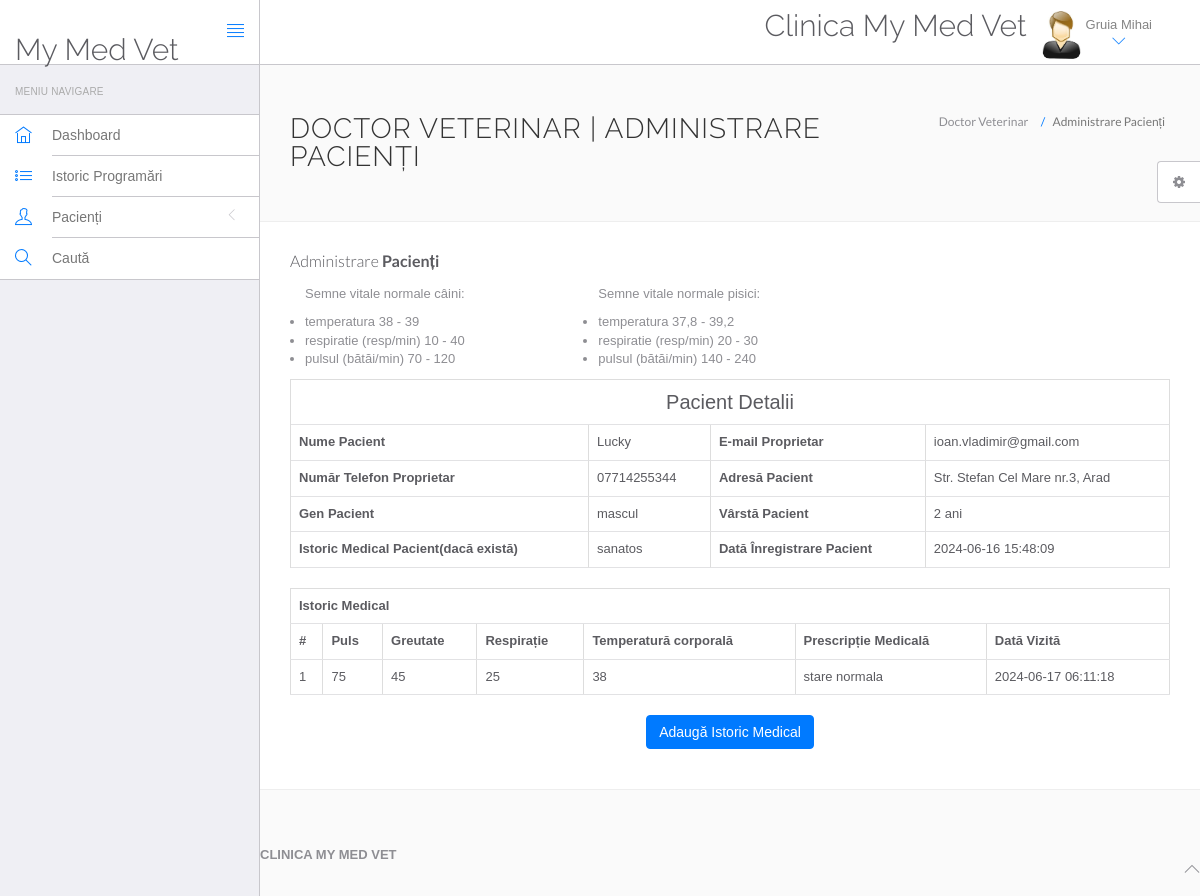
Screenshot of /mymedvet/doctor/view-patient.php?viewid=1 (signed in) with the database file from the repository.
### tables this page shows
CREATE TABLE `vetdoc` (
  `id` int(11) NOT NULL,
  `specialization` varchar(255) DEFAULT NULL,
  `vetdocName` varchar(255) DEFAULT NULL,
  `address` longtext DEFAULT NULL,
  `vetdocFees` varchar(255) DEFAULT NULL,
  `phoneNumber` bigint(12) DEFAULT NULL,
  `vetdocEmail` varchar(255) DEFAULT NULL,
  `password` varchar(255) DEFAULT NULL,
  `createDate` timestamp NULL DEFAULT current_timestamp(),
  `updateDate` timestamp NULL DEFAULT NULL ON UPDATE current_timestamp()
);

CREATE TABLE `tblpatient` (
  `ID` int(10) NOT NULL,
  `VetDocid` int(10) DEFAULT NULL,
  `PatientName` varchar(200) DEFAULT NULL,
  `PatientRECS` bigint(15) DEFAULT NULL,
  `PatientOwnerName` varchar(45) DEFAULT NULL,
  `PatientOwnerCNP` bigint(13) DEFAULT NULL,
  `PatientOwnerPhoneNumber` varchar(15) DEFAULT NULL,
  `PatientOwnerEmail` varchar(200) DEFAULT NULL,
  `PatientSpecies` varchar(200) DEFAULT NULL,
  `PatientGender` varchar(50) DEFAULT NULL,
  `PatientAddress` mediumtext DEFAULT NULL,
  `PatientAge` varchar(100) DEFAULT NULL,
  `PatientMedhis` mediumtext DEFAULT NULL,
  `CreateDate` timestamp NULL DEFAULT current_timestamp(),
  `UpdateDate` timestamp NULL DEFAULT NULL ON UPDATE current_timestamp()
);

CREATE TABLE `tblmedicalhistory` (
  `ID` int(10) NOT NULL,
  `PatientID` int(10) DEFAULT NULL,
  `Pulse` varchar(200) DEFAULT NULL,
  `Breathe` varchar(200) NOT NULL,
  `Weight` varchar(100) DEFAULT NULL,
  `Temperature` varchar(200) DEFAULT NULL,
  `MedicalPres` mediumtext DEFAULT NULL,
  `CreateDate` timestamp NOT NULL DEFAULT current_timestamp() ON UPDATE current_timestamp()
);

### mymedvet/doctor/view-patient.php (the view, shortened to what this page needs)
<?php
include('include/config.php');
if(strlen($_SESSION['id']==0)) {
 header('location:logout.php');
  } else{
?>
<!DOCTYPE html>
<html lang="en">
	<head>
		<link rel="stylesheet" href="vendor/bootstrap/css/bootstrap.min.css">
		<link rel="stylesheet" href="vendor/fontawesome/css/font-awesome.min.css">
		<link rel="stylesheet" href="vendor/themify-icons/themify-icons.min.css">
		<link href="vendor/animate.css/animate.min.css" rel="stylesheet" media="screen">
		<link href="vendor/perfect-scrollbar/perfect-scrollbar.min.css" rel="stylesheet" media="screen">
		<link href="vendor/switchery/switchery.min.css" rel="stylesheet" media="screen">
		<link href="vendor/bootstrap-touchspin/jquery.bootstrap-touchspin.min.css" rel="stylesheet" media="screen">
		<link href="vendor/select2/select2.min.css" rel="stylesheet" media="screen">
		<link href="vendor/bootstrap-datepicker/bootstrap-datepicker3.standalone.min.css" rel="stylesheet" media="screen">
		<link href="vendor/bootstrap-timepicker/bootstrap-timepicker.min.css" rel="stylesheet" media="screen">
		<link rel="stylesheet" href="customstyle/css/styles.css">
		<link rel="stylesheet" href="customstyle/css/plugins.css">
		<link rel="stylesheet" href="customstyle/css/themes/theme-1.css" id="skin_color" />
	</head>
	<body>
		<div id="app">
<?php include('include/sidebar.php');?>
<div class="app-content">
<?php include('include/header.php');?>
<div class="main-content" >
<div class="wrap-content container" id="container">
<section id="page-title">
<div class="row">
<div class="col-sm-8">
<h1 class="mainTitle">Doctor Veterinar | Administrare Pacienți</h1>
</div>
<ol class="breadcrumb">
<li>
<span>Doctor Veterinar</span>
</li>
<li class="active">
<span>Administrare Pacienți</span>
</li>
</ol>
</div>
</section>
<div class="container-fluid container-fullw bg-white">
<div class="row">
<div class="col-md-12">
<h5 class="over-title margin-bottom-15">Administrare <span class="text-bold">Pacienți</span></h5>
<ul class="col-lg-4 col-md-6">
  <p>Semne vitale normale câini:</p>
  <li>temperatura           38 - 39</li>
  <li>respiratie (resp/min) 10 - 40</li>
  <li>pulsul (bătăi/min)    70 - 120</li>
</ul>
<ul class="col-lg-4 col-md-6">
<p>Semne vitale normale pisici:</p>
  <li>temperatura           37,8 - 39,2</li>
  <li>respiratie (resp/min) 20 - 30</li>
  <li>pulsul (bătăi/min)    140 - 240</li>
</ul>
<?php
                               $vid=$_GET['viewid'];
                               $ret=mysqli_query($con,"select * from tblpatient where ID='$vid'");
$cnt=1;
while ($row=mysqli_fetch_array($ret)) {
                               ?>
<table border="1" class="table table-bordered">
 <tr align="center">
<td colspan="4" style="font-size:20px;color:blue">
 Pacient Detalii</td></tr>
    <tr>
    <th scope>Nume Pacient</th>
    <td><?php  echo $row['PatientName'];?></td>
    <th scope>E-mail Proprietar</th>
    <td><?php  echo $row['PatientOwnerEmail'];?></td>
  </tr>
  <tr>
    <th scope>Număr Telefon Proprietar</th>
    <td><?php  echo $row['PatientOwnerPhoneNumber'];?></td>
    <th>Adresă Pacient </th>
    <td><?php  echo $row['PatientAddress'];?></td>
  </tr>
    <tr>
    <th>Gen Pacient</th>
    <td><?php  echo $row['PatientGender'];?></td>
    <th>Vârstă Pacient</th>
    <td><?php  echo $row['PatientAge'];?></td>
  </tr>
  <tr>
    <th>Istoric Medical Pacient(dacă există)</th>
    <td><?php  echo $row['PatientMedhis'];?></td>
     <th>Dată Înregistrare Pacient</th>
    <td><?php  echo $row['CreateDate'];?></td>
  </tr>
<?php }?>
</table>
<?php
$ret=mysqli_query($con,"select * from tblmedicalhistory  where PatientID='$vid'");
 ?>
<table id="datatable" class="table table-bordered dt-responsive nowrap" style="border-collapse: collapse; border-spacing: 0; width: 100%;">
  <tr align="center">
   <th colspan="8" >Istoric Medical</th>
  </tr>
  <tr>
    <th>#</th>
<th>Puls</th>
<th>Greutate</th>
<th>Respirație</th>
<th>Temperatură corporală</th>
<th>Prescripție Medicală</th>
<th>Dată Vizită</th>
</tr>
<?php
while ($row=mysqli_fetch_array($ret)) {
  ?>
<tr>
  <td><?php echo $cnt;?></td>
 <td><?php  echo $row['Pulse'];?></td>
 <td><?php  echo $row['Weight'];?></td>
 <td><?php  echo $row['Breathe'];?></td>
  <td><?php  echo $row['Temperature'];?></td>
  <td><?php  echo $row['MedicalPres'];?></td>
  <td><?php  echo $row['CreateDate'];?></td>
</tr>
<?php $cnt=$cnt+1;} ?>
</table>
<p align="center">
 <button class="btn btn-primary waves-effect waves-light w-lg" data-toggle="modal" data-target="#myModal">Adaugă Istoric Medical</button></p>
</div>
</div>
</div>
</div>
	<?php include('include/footer.php');?>
	<?php include('include/setting.php');?>
		</div>
	</body>
</html>
<?php }  ?>

### mymedvet/doctor/include/header.php (shortened to what this page needs)
<header class="navbar navbar-default navbar-static-top">
					<div class="navbar-header">
						<a class="navbar-brand" href="#">
							<h2 style="padding-top:20% ">My Med Vet</h2>
						</a>
						<a href="#" class="sidebar-toggler pull-right visible-md visible-lg" data-toggle-class="app-sidebar-closed" data-toggle-target="#app">
							<i class="ti-align-justify"></i>
						</a>
					</div>
					<div class="navbar-collapse collapse">
						<ul class="nav navbar-right">
								<li  style="padding-top:2% ">
								<h2>Clinica My Med Vet</h2>
							</li>
							<li class="dropdown current-user">
								<a href class="dropdown-toggle" data-toggle="dropdown">
									<img src="customstyle/images/images.jpg" > <span class="username">
									<?php $query=mysqli_query($con,"select vetdocName from vetdoc where id='".$_SESSION['id']."'");
while($row=mysqli_fetch_array($query))
{
	echo $row['vetdocName'];
}
									?> <i class="ti-angle-down"></i></i></span>
								</a>
							</li>
						</ul>
					</div>
				</header>

### mymedvet/doctor/customstyle/css/themes/theme-1.css (style rules this page uses)
body { background: #FAFAFA; }
header .navbar-header { background: #ffffff !important; border-right-color: #c8c7cc !important; border-bottom-color: #c8c7cc !important; }
header .navbar-header .sidebar-toggler, header .navbar-header .sidebar-mobile-toggler { color: #007aff !important; }
header .navbar-header .navbar-brand { color: #777 !important; }
header .navbar-collapse { background: #ffffff !important; border-bottom-color: #c8c7cc !important; box-shadow: none !important; }
header .navbar-collapse .navbar-right > li > a { color: #777; }
header .navbar-collapse .navbar-right > li > a i { color: #007aff !important; }

### mymedvet/admin/customstyle/css/themes/theme-1.css (style rules this page uses)
body { background: #FAFAFA; }
header .navbar-header { background: #ffffff !important; border-right-color: #c8c7cc !important; border-bottom-color: #c8c7cc !important; }
header .navbar-header .sidebar-toggler, header .navbar-header .sidebar-mobile-toggler { color: #007aff !important; }
header .navbar-header .navbar-brand { color: #777 !important; }
header .navbar-collapse { background: #ffffff !important; border-bottom-color: #c8c7cc !important; box-shadow: none !important; }
header .navbar-collapse .navbar-right > li > a { color: #777; }
header .navbar-collapse .navbar-right > li > a i { color: #007aff !important; }

### rows the page displays
vetdoc: vetdocName "Gruia Mihai"
tblpatient: PatientName "Lucky", PatientOwnerEmail "ioan.vladimir@gmail.com", PatientOwnerPhoneNumber "07714255344", PatientAddress "Str. Stefan Cel Mare nr.3, Arad", PatientGender "mascul", PatientAge "2 ani", PatientMedhis "sanatos", CreateDate "2024-06-16 15:48:09"
tblmedicalhistory: Pulse "75", Weight "45", Breathe "25", Temperature "38", MedicalPres "stare normala", CreateDate "2024-06-17 06:11:18"
